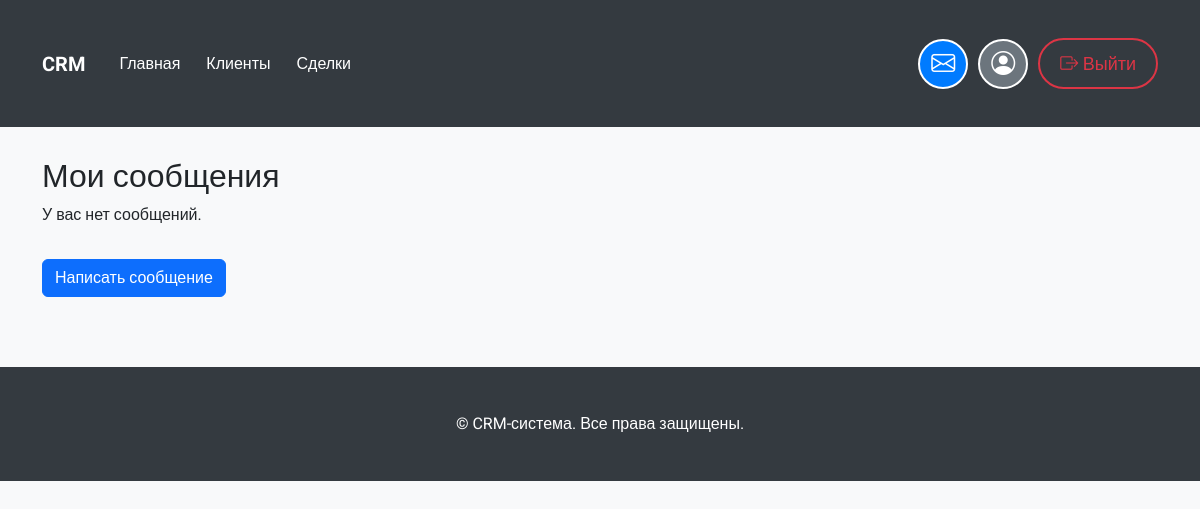
The page /messages/ (signed in) on the database as committed earlier.
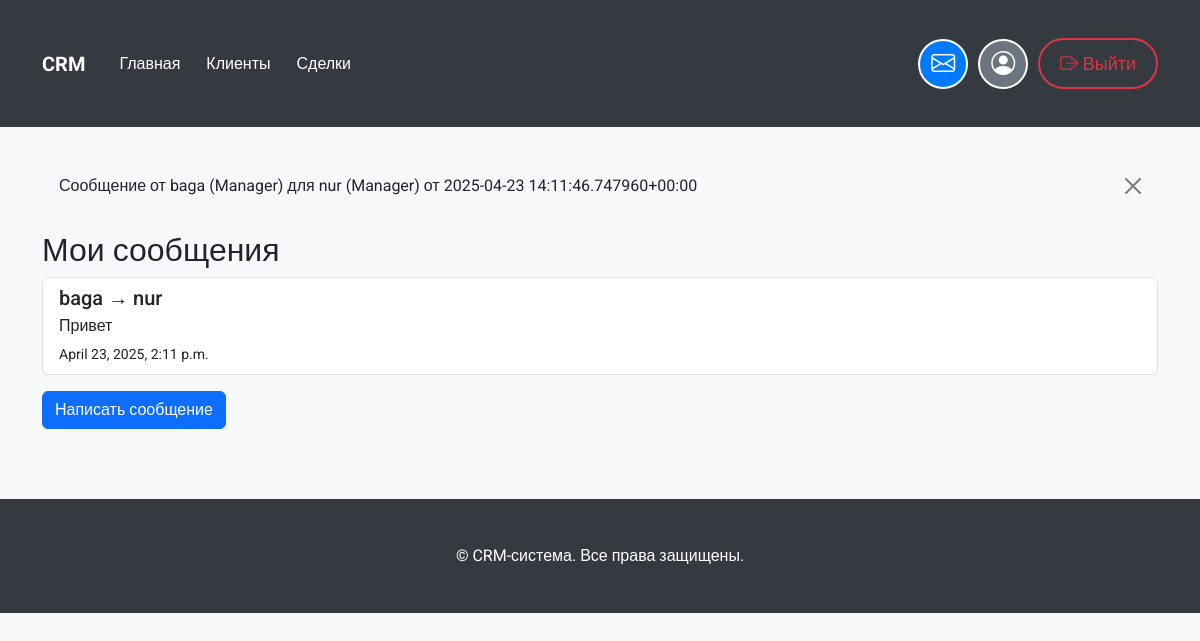
The same page on the database as committed later.
### crm/models.py (models this page shows, shortened)
class Message(models.Model):
    sender = models.ForeignKey(
        settings.AUTH_USER_MODEL,
        on_delete=models.CASCADE,
        related_name="sent_messages",
        verbose_name="Отправитель"
    )
    receiver = models.ForeignKey(
        settings.AUTH_USER_MODEL,
        on_delete=models.CASCADE,
        related_name="received_messages",
        verbose_name="Получатель"
    )
    content = models.TextField(verbose_name="Сообщение")
    created_at = models.DateTimeField(auto_now_add=True, verbose_name="Дата отправки")
    class Meta:
        verbose_name = "Сообщение"
        verbose_name_plural = "Сообщения"
        ordering = ['-created_at']
    sender = models.ForeignKey(
        settings.AUTH_USER_MODEL,
        on_delete=models.CASCADE,
        related_name="sent_messages",
        verbose_name="Отправитель"
    )
    receiver = models.ForeignKey(
        settings.AUTH_USER_MODEL,
        on_delete=models.CASCADE,
        related_name="received_messages",
        verbose_name="Получатель"
    )
    content = models.TextField(verbose_name="Сообщение")
    created_at = models.DateTimeField(auto_now_add=True, verbose_name="Дата отправки")
    class Meta:
        verbose_name = "Сообщение"
        verbose_name_plural = "Сообщения"
        ordering = ['-created_at']
    def __str__(self):
        return f"Сообщение от {self.sender} для {self.receiver} от {self.created_at}"

class CustomUser(AbstractUser):
    USER_TYPE_CHOICES = [
        ('admin', _('Administrator')),
        ('manager', _('Manager')),
    ]
    user_type = models.CharField(
        max_length=10,
        choices=USER_TYPE_CHOICES,
        default='manager',
        verbose_name=_('User Type')
    )
    groups = models.ManyToManyField(
        Group,
        verbose_name=_('groups'),
        blank=True,
        help_text=_('The groups this user belongs to.'),
        related_name='custom_user_groups',
        related_query_name='custom_user',
    )
    user_permissions = models.ManyToManyField(
        Permission,
        verbose_name=_('user permissions'),
        blank=True,
        help_text=_('Specific permissions for this user.'),
        related_name='custom_user_permissions',
        related_query_name='custom_user',
    )
    class Meta:
        verbose_name = _('User')
        verbose_name_plural = _('Users')
        ordering = ['-date_joined']
    def __str__(self):
        return f"{self.username} ({self.get_user_type_display()})"

### crm/views.py (the view)
# urls.py: path('messages/', views.message_list, name='message_list'),
@login_required
def message_list(request):
    user_messages = Message.objects.filter(Q(sender=request.user) | Q(receiver=request.user)).order_by('-created_at')
    return render(request, 'crm/message_list.html', {'messages': user_messages})

### crm/templates/crm/message_list.html
{% extends 'base.html' %}
{% block content %}
    <h2>Мои сообщения</h2>
    {% if messages %}
        <div class="list-group">
            {% for message in messages %}
                <a href="#" class="list-group-item list-group-item-action">
                    <h5 class="mb-1">{{ message.sender.username }} → {{ message.receiver.username }}</h5>
                    <p class="mb-1">{{ message.content }}</p>
                    <small>{{ message.created_at }}</small>
                </a>
            {% endfor %}
        </div>
    {% else %}
        <p>У вас нет сообщений.</p>
    {% endif %}
    <a href="{% url 'create_message' %}" class="btn btn-primary mt-3">Написать сообщение</a>
{% endblock %}

### templates/base.html (shortened to what this page needs)
<!DOCTYPE html>
<html lang="ru">
<head>
    <link href="https://cdn.jsdelivr.net/npm/bootstrap@5.3.3/dist/css/bootstrap.min.css" rel="stylesheet">
</head>
<body>
    <nav class="navbar navbar-expand-lg navbar-dark">
        <div class="container">
            <a class="navbar-brand" href="{% url 'home' %}" style="font-weight: bold;">CRM</a>
            <div class="collapse navbar-collapse" id="navbarNav">
                <ul class="navbar-nav me-auto">
                    <li class="nav-item"><a class="nav-link" href="{% url 'home' %}">Главная</a></li>
                    <li class="nav-item"><a class="nav-link" href="{% url 'client_list' %}">Клиенты</a></li>
                    <li class="nav-item"><a class="nav-link" href="{% url 'deal_list' %}">Сделки</a></li>
                </ul>
                <ul class="navbar-nav d-flex align-items-center">
                    {% if user.is_authenticated %}
                        <li class="nav-item mail-btn">
                            <a href="{% url 'message_list' %}" class="nav-link">
                                <i class="bi bi-envelope"></i>
                            </a>
                        </li>
                        <li class="nav-item profile-btn">
                            <a href="{% url 'profile' %}" class="nav-link">
                                <i class="bi bi-person-circle"></i>
                            </a>
                        </li>
                        <li class="nav-item">
                            <form method="post" action="{% url 'logout' %}">
                                <button type="submit" class="btn logout-btn">
                                    <i class="bi bi-box-arrow-right"></i> Выйти
                                </button>
                            </form>
                        </li>
                    {% endif %}
                </ul>
            </div>
        </div>
    </nav>
    <div class="container">
        {% if messages %}
            {% for message in messages %}
                <div class="alert alert-{{ message.tags }} alert-dismissible fade show" role="alert">
                    {{ message }}
                    <button type="button" class="btn-close" data-bs-dismiss="alert" aria-label="Закрыть"></button>
                </div>
            {% endfor %}
        {% endif %}
        {% block content %}{% endblock %}
    </div>
    <footer>
        <div class="container">
            &copy; {{ now.year }} CRM-система. Все права защищены.
        </div>
    </footer>
    <link href="https://cdn.jsdelivr.net/npm/bootstrap-icons/font/bootstrap-icons.css" rel="stylesheet">
</body>
</html>

Rows that differ between the two databases and show on the page:
added Message: sender+receiver+created_at "Сообщение от baga (Manager) для nur (Manager) от 2025-04-23 14:11:46.747960+00:00", sender.username "baga", receiver.username "nur", content "Привет", created_at "April 23, 2025, 2:11 p.m."
Other text that changed with them:
text no longer shown: "У вас нет сообщений."
